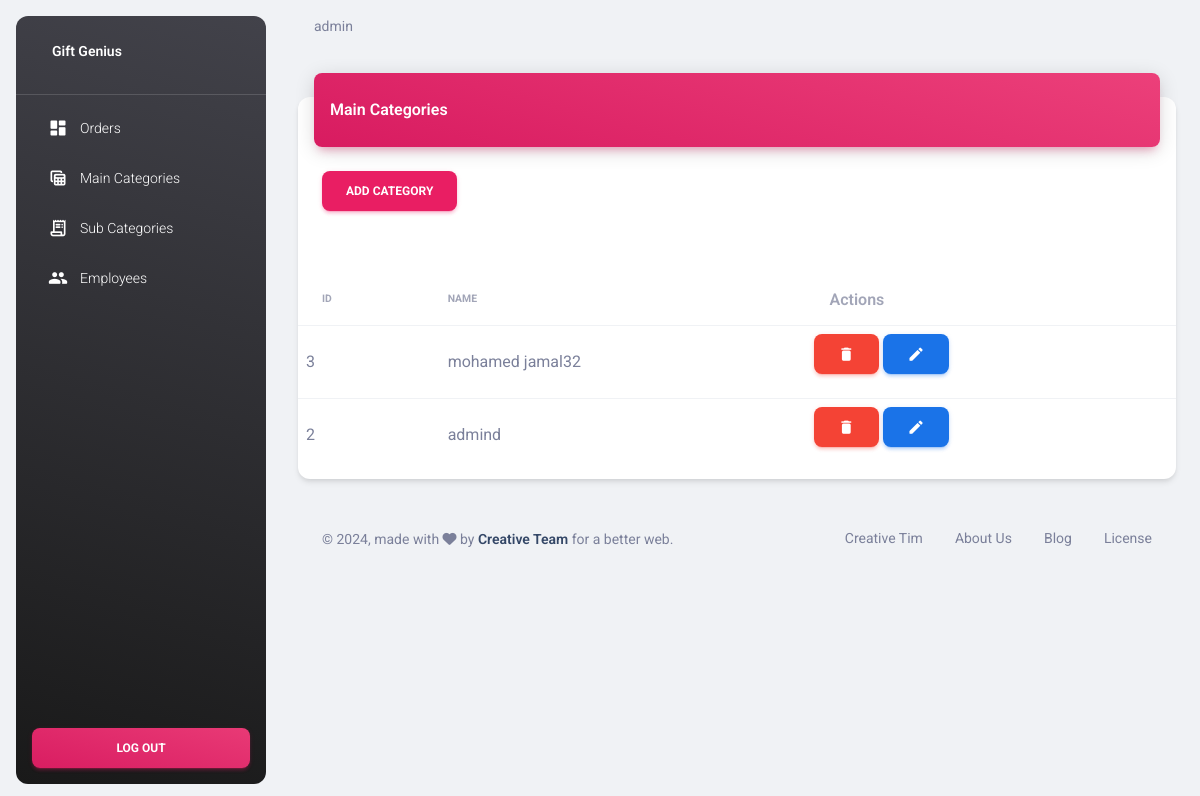
The page /admin/categories.php (signed in) on the database as committed earlier.
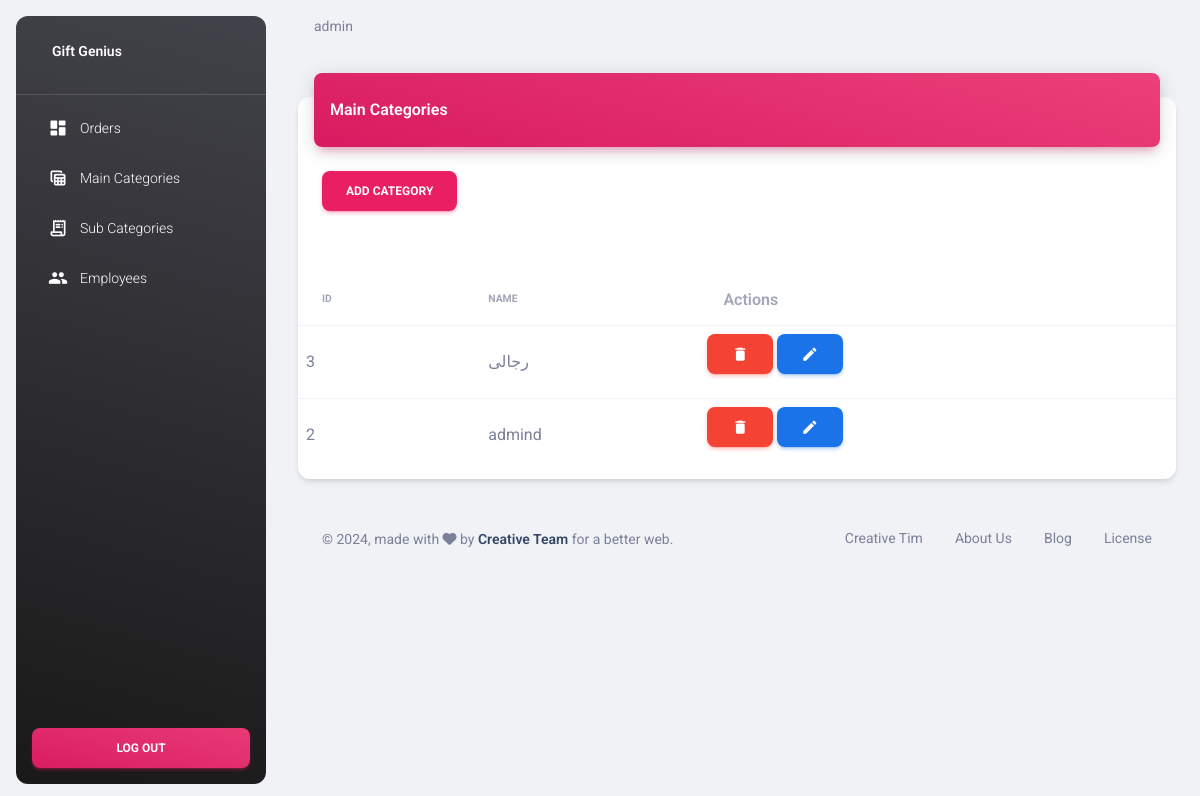
The same page on the database as committed later.
### tables this page shows
CREATE TABLE `main_categories` (
  `id` int(11) UNSIGNED NOT NULL,
  `name` varchar(255) DEFAULT NULL
);

### admin/categories.php (the view, shortened to what this page needs)
<?php
require('../system/helper.php');
$selectCategoriesSql = 'SELECT * FROM main_categories order by id DESC';
$selectCategoriesResult = runQuery($selectCategoriesSql);
?>
<!DOCTYPE html>
<html lang="en">
<head>
    <?php
    include 'layout/assets/css.php';
    ?>
</head>
<body class="g-sidenav-show  bg-gray-200">
<?php
include 'layout/inc/sidebar.php'
?>
<main class="main-content position-relative max-height-vh-100 h-100 border-radius-lg ">
    <?php
    include 'layout/inc/header.php';
    ?>
    <div class="container-fluid py-4">
        <div class="row">
            <div class="col-12">
                <div class="card my-4">
                    <div class="card-header p-0 position-relative mt-n4 mx-3 z-index-2">
                        <div class="bg-gradient-primary shadow-primary border-radius-lg pt-4 pb-3">
                            <h6 class="text-white text-capitalize ps-3">Main Categories</h6>
                        </div>
                    </div>
                    <?php echo indexButtons('Add Category') ?>
                    <div class="card-body px-0 pb-2">
                        <div class="table-responsive p-0">
                            <table class="table align-items-center mb-0">
                                <thead>
                                <tr>
                                    <th class="text-uppercase text-secondary text-xxs font-weight-bolder opacity-7">
                                        id
                                    </th>
                                    <th class="text-uppercase text-secondary text-xxs font-weight-bolder opacity-7 ps-2">
                                        Name
                                    </th>
                                    <th class="text-secondary opacity-7">Actions</th>
                                </tr>
                                </thead>
                                <tbody>
                                <?php if ($selectCategoriesResult->num_rows > 0) {
                                    while ($row = $selectCategoriesResult->fetch_assoc()) {
                                        ?>
                                        <tr>
                                            <td><?php echo $row['id'] ?></td>
                                            <td><?php echo $row['name'] ?></td>
                                            <td>
                                                <a href="?method=DELETE&id=<?php echo $row['id'] ?>"
                                                   class="btn btn-danger confirmation"><i
                                                            class="material-icons opacity-10">delete</i></a>
                                            <a href="javascript:();"
                                               class="btn btn-info" data-bs-toggle='modal'
                                               data-bs-target='#editModal<?php echo $row['id'] ?>'><i
                                                        class="material-icons opacity-10">edit</i></a></td>
                                        </tr>
                                        <?php
                                    }
                                }
                                ?>
                                </tbody>
                            </table>
                        </div>
                    </div>
                </div>
            </div>
        </div>
        <?php
        include 'layout/inc/footer.php';
        ?>
    </div>
</main>
</body>
</html>

### admin/layout/assets/css.php (shortened to what this page needs)
<link href="./assets/css/nucleo-icons.css" rel="stylesheet"/>
<link href="./assets/css/nucleo-svg.css" rel="stylesheet"/>
<link id="pagestyle" href="./assets/css/material-dashboard.css?v=3.0.0" rel="stylesheet"/>

### admin/layout/inc/sidebar.php (shortened to what this page needs)
<aside class="sidenav navbar navbar-vertical navbar-expand-xs border-0 border-radius-xl my-3 fixed-start ms-3   bg-gradient-dark" id="sidenav-main">
    <div class="sidenav-header">
        <a class="navbar-brand m-0" href=" https://demos.creative-tim.com/material-dashboard/pages/dashboard " target="_blank">
            <span class="ms-1 font-weight-bold text-white">Gift Genius</span>
        </a>
    </div>
    <hr class="horizontal light mt-0 mb-2">
    <div class="collapse navbar-collapse  w-auto  max-height-vh-100" id="sidenav-collapse-main">
        <ul class="navbar-nav">
            <li class="nav-item">
                <a class="nav-link text-white " href="index.php">
                    <div class="text-white text-center me-2 d-flex align-items-center justify-content-center">
                        <i class="material-icons opacity-10">dashboard</i>
                    </div>
                    <span class="nav-link-text ms-1">Orders</span>
                </a>
            </li>
            <li class="nav-item">
                <a class="nav-link text-white " href="categories.php">
                    <div class="text-white text-center me-2 d-flex align-items-center justify-content-center">
                        <i class="material-icons opacity-10">table_view</i>
                    </div>
                    <span class="nav-link-text ms-1">Main Categories</span>
                </a>
            </li>
            <li class="nav-item">
                <a class="nav-link text-white " href="subCategories.php">
                    <div class="text-white text-center me-2 d-flex align-items-center justify-content-center">
                        <i class="material-icons opacity-10">receipt_long</i>
                    </div>
                    <span class="nav-link-text ms-1">Sub Categories</span>
                </a>
            </li>
            <li class="nav-item">
                <a class="nav-link text-white " href="employees.php">
                    <div class="text-white text-center me-2 d-flex align-items-center justify-content-center">
                        <i class="material-icons opacity-10">group</i>
                    </div>
                    <span class="nav-link-text ms-1">Employees</span>
                </a>
            </li>
        </ul>
    </div>
    <div class="sidenav-footer position-absolute w-100 bottom-0 ">
        <div class="mx-3">
            <a class="btn bg-gradient-primary mt-4 w-100" href="logout.php" type="button">Log out</a>
        </div>
    </div>
</aside>

### admin/layout/inc/header.php
<nav class="navbar navbar-main navbar-expand-lg px-0 mx-4 shadow-none border-radius-xl" id="navbarBlur"
     navbar-scroll="true">
    <div class="container-fluid py-1 px-3">
        <nav aria-label="breadcrumb">
            <ol class="breadcrumb bg-transparent mb-0 pb-0 pt-1 px-0 me-sm-6 me-5">
                <li class="breadcrumb-item text-sm"><?php echo $_SESSION['admin']['name'] ?? ''; ?></a>
                </li>
            </ol>
        </nav>
    </div>
</nav>

### system/helper.php (shortened to what this page needs)
<?php
if (!function_exists('runQuery')) {
    function runQuery($query)
    {
        $servername = "localhost";
        $username = "root";
        $password = "";
        $database = "gift";
        $conn = new mysqli($servername, $username, $password, $database);
        $conn->set_charset("utf8");
        return $conn->query($query);
    }
}
if (!function_exists('indexButtons')) {
    function indexButtons($buttonText)
    {
        $html = "  <div class='card-header'>
                    <div class='d-flex align-items-center gap-3'>
                 ";
        if ($buttonText != null) {
            $html .= "
                        <a href='#!' class='btn btn-primary '  data-bs-toggle='modal' data-bs-target='#createModal'>{$buttonText}</a>";
        }
        return $html . "
                    </div></div>";
    }
}

### admin/layout/inc/footer.php (shortened to what this page needs)
<footer class="footer py-4  ">
    <div class="container-fluid">
        <div class="row align-items-center justify-content-lg-between">
            <div class="col-lg-6 mb-lg-0 mb-4">
                <div class="copyright text-center text-sm text-muted text-lg-start">
                    © ,
                    made with <i class="fa fa-heart"></i> by
                    <a href="#!" class="font-weight-bold" >Creative Team</a>
                    for a better web.
                </div>
            </div>
            <div class="col-lg-6">
                <ul class="nav nav-footer justify-content-center justify-content-lg-end">
                    <li class="nav-item">
                        <a href="https://www.creative-tim.com" class="nav-link text-muted" target="_blank">Creative Tim</a>
                    </li>
                    <li class="nav-item">
                        <a href="https://www.creative-tim.com/presentation" class="nav-link text-muted" target="_blank">About Us</a>
                    </li>
                    <li class="nav-item">
                        <a href="https://www.creative-tim.com/blog" class="nav-link text-muted" target="_blank">Blog</a>
                    </li>
                    <li class="nav-item">
                        <a href="https://www.creative-tim.com/license" class="nav-link pe-0 text-muted" target="_blank">License</a>
                    </li>
                </ul>
            </div>
        </div>
    </div>
</footer>

Rows that differ between the two databases and show on the page:
changed main_categories id 3: name "mohamed jamal32" → "رجالى"
